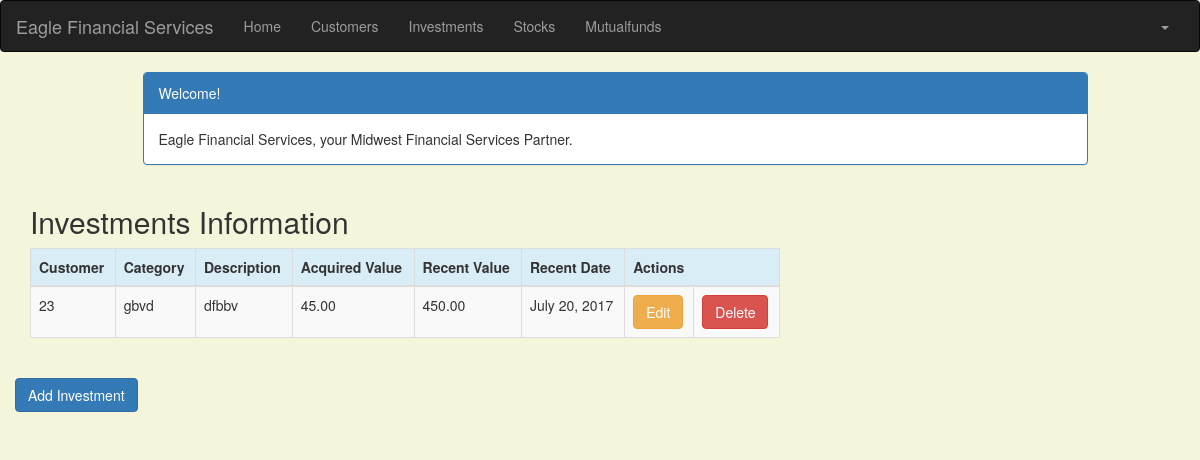
The page /investment/ (signed in) on the database as committed earlier.
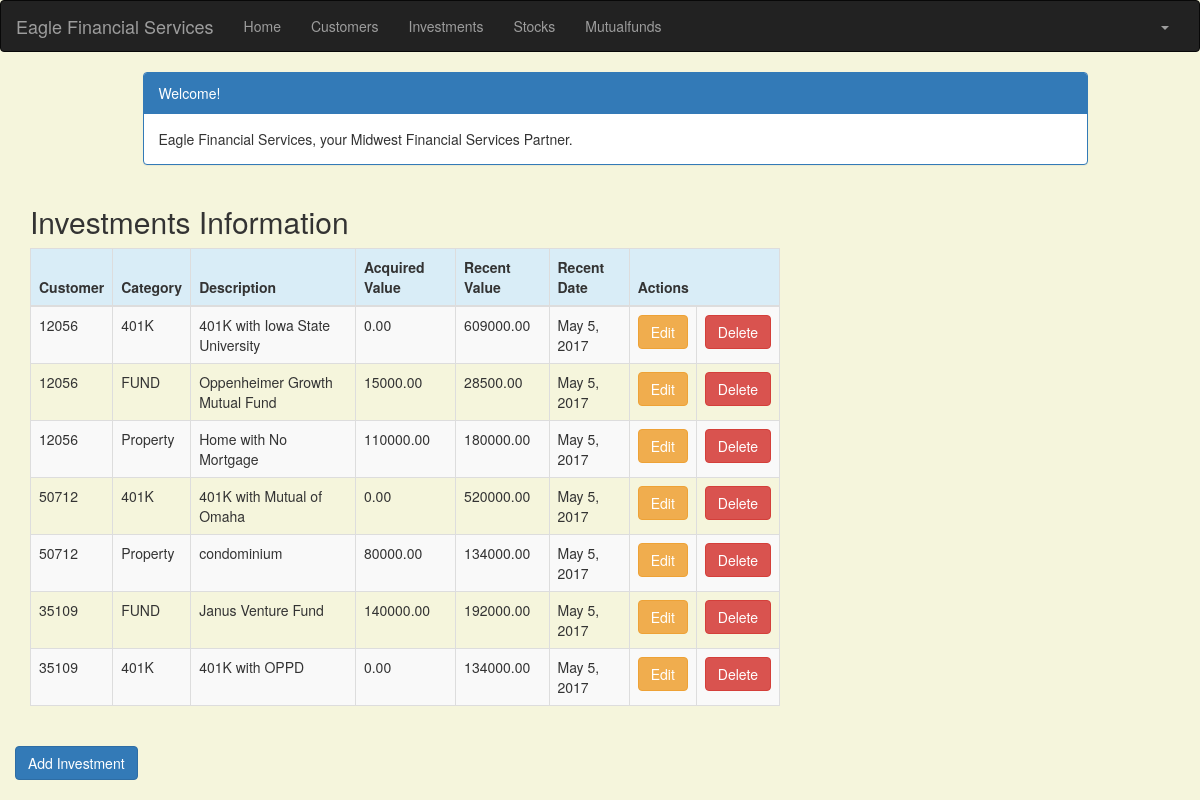
The same page on the database as committed later.
### portfolio/models.py (models this page shows, shortened)
class Investment(models.Model):
    customer = models.ForeignKey(Customer, related_name='investments')
    category = models.CharField(max_length=50)
    description = models.CharField(max_length=200)
    acquired_value = models.DecimalField(max_digits=10, decimal_places=2)
    acquired_date = models.DateField(default=timezone.now)
    recent_value = models.DecimalField(max_digits=10, decimal_places=2)
    recent_date = models.DateField(default=timezone.now, blank=True, null=True)

class Customer(models.Model):
    name = models.CharField(max_length=50)
    address = models.CharField(max_length=200)
    cust_number = models.IntegerField(blank=False, null=False)
    city = models.CharField(max_length=50)
    state = models.CharField(max_length=50)
    zipcode = models.CharField(max_length=10)
    email = models.EmailField(max_length=200)
    cell_phone = models.CharField(max_length=50)
    created_date = models.DateTimeField(
        default=timezone.now)
    updated_date = models.DateTimeField(auto_now_add=True)
    def __str__(self):
        return str(self.cust_number)

### portfolio/views.py (the view)
# urls.py: url(r'^investment/$', views.investment_list, name='investment_list'),
@login_required
def investment_list(request):
   investments = Investment.objects.filter(acquired_date__lte=timezone.now())
   return render(request, 'portfolio/investment_list.html', {'investments': investments})

### portfolio/templates/portfolio/investment_list.html (shortened to what this page needs)
{% extends 'portfolio/base.html' %}
{% block content %}
    <!DOCTYPE html>
    <html>
    <head>
        <link rel="stylesheet" href="https://maxcdn.bootstrapcdn.com/bootstrap/3.3.4/css/bootstrap.min.css">
    </head>
    <body>
    <div class="container">
        <div class="row">
            <div class="col-md-10 col-md-offset-1">
                <div class="panel panel-primary">
                    <div class="panel-heading">Welcome!</div>
                    <div class="panel-body">
                        Eagle Financial Services, your Midwest Financial Services Partner.
                    </div>
                </div>
            </div>
        </div>
    </div>
    <div class="row">
        <h2 style="padding-left: 15Px">Investments Information</h2>
    </div>
    <div>
        <table class="table table-striped table-bordered table-hover">
            <thead>
            <tr class="bg-info">
                <th>Customer</th>
                <th>Category</th>
                <th>Description</th>
                <th>Acquired Value</th>
                <th>Recent Value</th>
                <th>Recent Date</th>
                <th colspan="3">Actions</th>
            </tr>
            </thead>
            <tbody>
            {% for investment in investments %}
                <tr>
                    <td>{{ investment.customer }}</td>
                    <td>{{ investment.category }}</td>
                    <td>{{ investment.description }}</td>
                    <td>{{ investment.acquired_value }}</td>
                    <td>{{ investment.recent_value }}</td>
                    <td>{{ investment.recent_date }}</td>
                    <td><a href="{% url 'portfolio:investment_edit' pk=investment.pk %}"
                           class="btn btn-warning">Edit</a></td>
                    <td><a href="{% url 'portfolio:investment_delete' pk=investment.pk %}"
                           onclick="return confirm('Are you sure you want to delete?')"
                           class="btn btn-danger">Delete</a>
                    </td>
                </tr>
            {% endfor %}
            </tbody>
        </table>
     <div class="row">
            <a href="{% url 'portfolio:investment_new' %}" class="row"><span
                    class="btn btn-primary">Add Investment</span></a>
        </div>
    </div>
    </body>
    </html>
{% endblock %}

Rows that differ between the two databases and show on the page:
removed Investment: customer "23", category "gbvd", description "dfbbv", acquired_value "45.00", recent_value "450.00", recent_date "July 20, 2017"
added Investment: customer "12056", category "401K", description "401K with Iowa State University", acquired_value "0.00", recent_value "609000.00", recent_date "May 5, 2017"
added Investment: customer "12056", category "FUND", description "Oppenheimer Growth Mutual Fund", acquired_value "15000.00", recent_value "28500.00", recent_date "May 5, 2017"
added Investment: customer "12056", category "Property", description "Home with No Mortgage", acquired_value "110000.00", recent_value "180000.00", recent_date "May 5, 2017"
added Investment: customer "50712", category "401K", description "401K with Mutual of Omaha", acquired_value "0.00", recent_value "520000.00", recent_date "May 5, 2017"
added Investment: customer "50712", category "Property", description "condominium", acquired_value "80000.00", recent_value "134000.00", recent_date "May 5, 2017"
added Investment: customer "35109", category "FUND", description "Janus Venture Fund", acquired_value "140000.00", recent_value "192000.00", recent_date "May 5, 2017"
added Investment: customer "35109", category "401K", description "401K with OPPD", acquired_value "0.00", recent_value "134000.00", recent_date "May 5, 2017"
